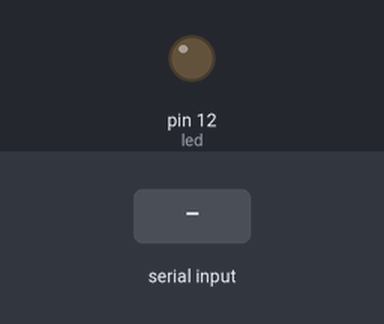
Recording of a sketch running on a simulated Arduino Uno, built with avr-gcc and run on an emulated ATmega328P. Shown: output pins drawn as LEDs (lit = HIGH). The inputs (shaded band) are chosen by the test bench.

Above: at 1.2 s.
1.3 s: "1" received over Serial
At 2.2 s:
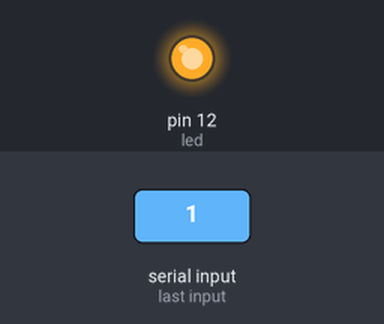
2.8 s: "2" received over Serial
At 3.4 s:
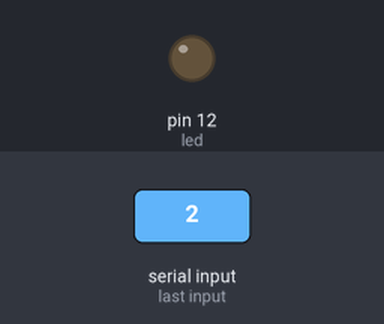
Timing chart, 0 to 5.8 s (numbered marks = the images above; inputs shaded):
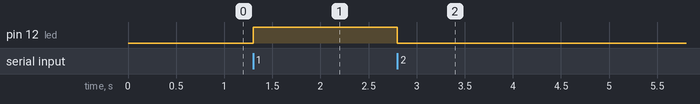

The sketch:

latch.ino
```cpp
bool state = false;
char data;
int led = 12;
void setup() {
  // put your setup code here, to run once:
  pinMode(led, OUTPUT);
  Serial.begin(9600);
}

void loop() {
  // put your main code here, to run repeatedly:
  if(Serial.available()){
    data = Serial.read();
    if(data == '1'){
      state = true;
    }
    else if(data == '2'){
      state = false;
    }
    else{
      Serial.println("Invalid input");
    }
  }
  digitalWrite(led, state);
}
```

Measured:
- after the input at 1.3 s, pin 12 (led): LOW → HIGH at once
- after the input at 2.8 s, pin 12 (led): HIGH → LOW at once
